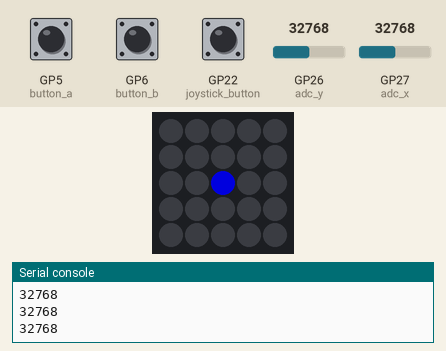
Recording of a program running on a simulated Raspberry Pi Pico running MicroPython. On the bench: 5×5 RGB LED matrix, the last lines printed to the serial console. Inputs (shaded band) come from the test bench; at power-on: GP22 (joystick_button) HIGH, GP5 (button_a) HIGH, GP27 (adc_x) = 32768, GP6 (button_b) HIGH, GP26 (adc_y) = 32768 (analog values on the 0–65535 scale). Dim RGB values are drawn brighter than linear; the 25 LEDs are laid out as on the BitDogLab board (LED 0 bottom right, every second row reversed).

Above: at 1.2 s.
1.3 s: GP22 (joystick_button) pulled LOW for 0.25 s
3.1 s: GP22 (joystick_button) pulled LOW for 1 s
5.6 s: GP5 (button_a) pulled LOW for 1 s
8.1 s: GP27 (adc_x) set to 45874
At 9.2 s:
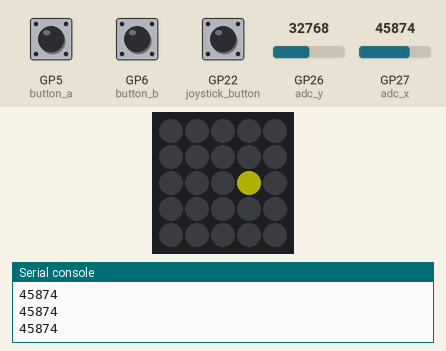
9.7 s: GP6 (button_b) pulled LOW for 3.2 s
14.4 s: GP26 (adc_y) set to 45874
At 15.6 s:
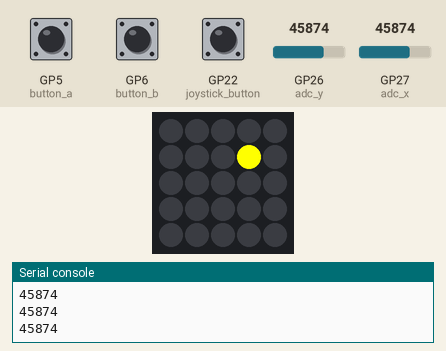
Timing chart, 0 to 17.0 s (numbered marks = the images above; inputs shaded):
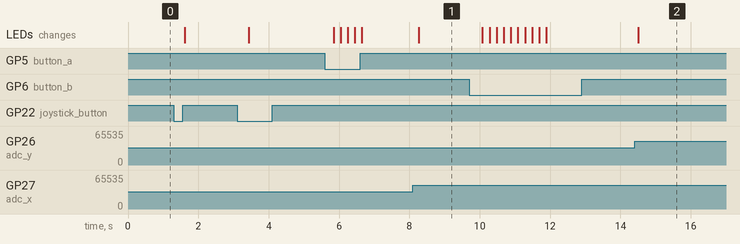

The program:

joystick_smd.py
```python
from machine import Pin, ADC
import neopixel
import utime

# Inicializa o display
chain = neopixel.NeoPixel(Pin(7), 25)

# Inicializa o joystick
adc_x = ADC(Pin(27))
adc_y = ADC(Pin(26))

# Define a posição inicial (no centro do display)
x = 2
y = 2

# Define os valores mínimos e máximos dos conversores AD
adc_min = 300
adc_max = 65535

# Define as dimensões da matriz de LEDs
matrix_width = 5
matrix_height = 5

LED_MATRIX = [
    [24, 23, 22, 21, 20],
    [15, 16, 17, 18, 19],
    [14, 13, 12, 11, 10],
    [ 5,  6,  7,  8,  9],
    [ 4,  3,  2,  1,  0]
]

# Define a função de mapeamento para o eixo x
def map_adc_to_position_x(value, adc_min, adc_max, matrix_size):
    position = int((value - adc_min) / (adc_max - adc_min + 1) * matrix_size)
    return min(max(position, 0), matrix_size - 1)

# Define a função de mapeamento para o eixo y
def map_adc_to_position_y(value, adc_max, adc_min, matrix_size):
    position = int((value - adc_min) / (adc_max - adc_min + 1) * matrix_size)
    return matrix_size - 1 - min(max(position, 0), matrix_size - 1)

ponto = []
button_a = Pin(5, Pin.IN, Pin.PULL_UP)
button_b = Pin(6, Pin.IN, Pin.PULL_UP)
joystick_button = Pin(22, Pin.IN, Pin.PULL_UP)
# Define o estado atual dos botões A, B e do joystick
button_a_state = 1
button_b_state = 1
joystick_button_state = 1

COLOR_BLUE = (0, 0, 255)
COLOR_RED = (255, 0, 0)
COLOR_YELLOW = (255, 255, 0)
# Define a cor atual do LED
current_color = COLOR_BLUE

# Define a intensidade inicial dos LEDs
intensity = 155

# Define os valores mínimo e máximo para a intensidade
intensity_min = 20
intensity_max = 255

while True:
    # Lê a posição do joystick
    adc_value_x = adc_x.read_u16()
    adc_value_y = adc_y.read_u16()

    # Mapeia os valores dos conversores AD para as posições x e y
    x = map_adc_to_position_x(adc_value_x, adc_min, adc_max, matrix_width)
    y = map_adc_to_position_y(adc_value_y, adc_min, adc_max, matrix_height)

    # Limpa o display
    chain.fill((0,0,0))
    # for i in range(25):
    #     chain[i] = (0, 0, 0)

    # Calcula o índice do LED na matriz unidimensional
    # if((y % 2) == 0):
    #     index = y * matrix_width + x
    # else:
    #     index = y * matrix_width + x
    # if((x,y) == (0,0)):
    #     index = 4
    # elif((x,y) == (0,0)):
    #     index =
    index = LED_MATRIX[4-y][x]
    # Acende o LED na nova posição com a cor azul
    chain[index] = tuple([int(color * intensity / 255) for color in current_color])

    # Atualiza o display
    chain.write()

    # Imprime os valores de x e y lado a lado na saída serial
    print(adc_value_x)

    button_a_state = button_a.value()
    button_b_state = button_b.value()
    joystick_button_state = joystick_button.value()
    # Verifica se o botão do joystick foi pressionado
    if joystick_button_state == 0 and not joystick_button_pressed:
        joystick_button_pressed = True

        # Alterna entre as cores do LED
        if current_color == COLOR_BLUE:
            current_color = COLOR_RED
        elif current_color == COLOR_RED:
            current_color = COLOR_YELLOW
        else:
            current_color = COLOR_BLUE

        # Define a posição para o centro
        x = 2
        y = 2

    # Verifica se o botão do joystick foi solto
    if joystick_button_state == 1:
        joystick_button_pressed = False

    if button_a_state == 0:
        # Diminui a intensidade em 20 até o valor mínimo
        if intensity > intensity_min:
            intensity -= 20

    # Verifica se o botão B foi pressionado
    if button_b_state == 0:
        # Aumenta a intensidade em 20 até o valor máximo
        if intensity < intensity_max:
            intensity += 20

    # Aguarda um pouco antes da próxima leitura
    utime.sleep(0.2)
```

Measured:
- after the input at 8.1 s, the LEDs: change after 0.16 s (image 1)
- after the input at 14.4 s, the LEDs: change after 0.11 s (image 2)
